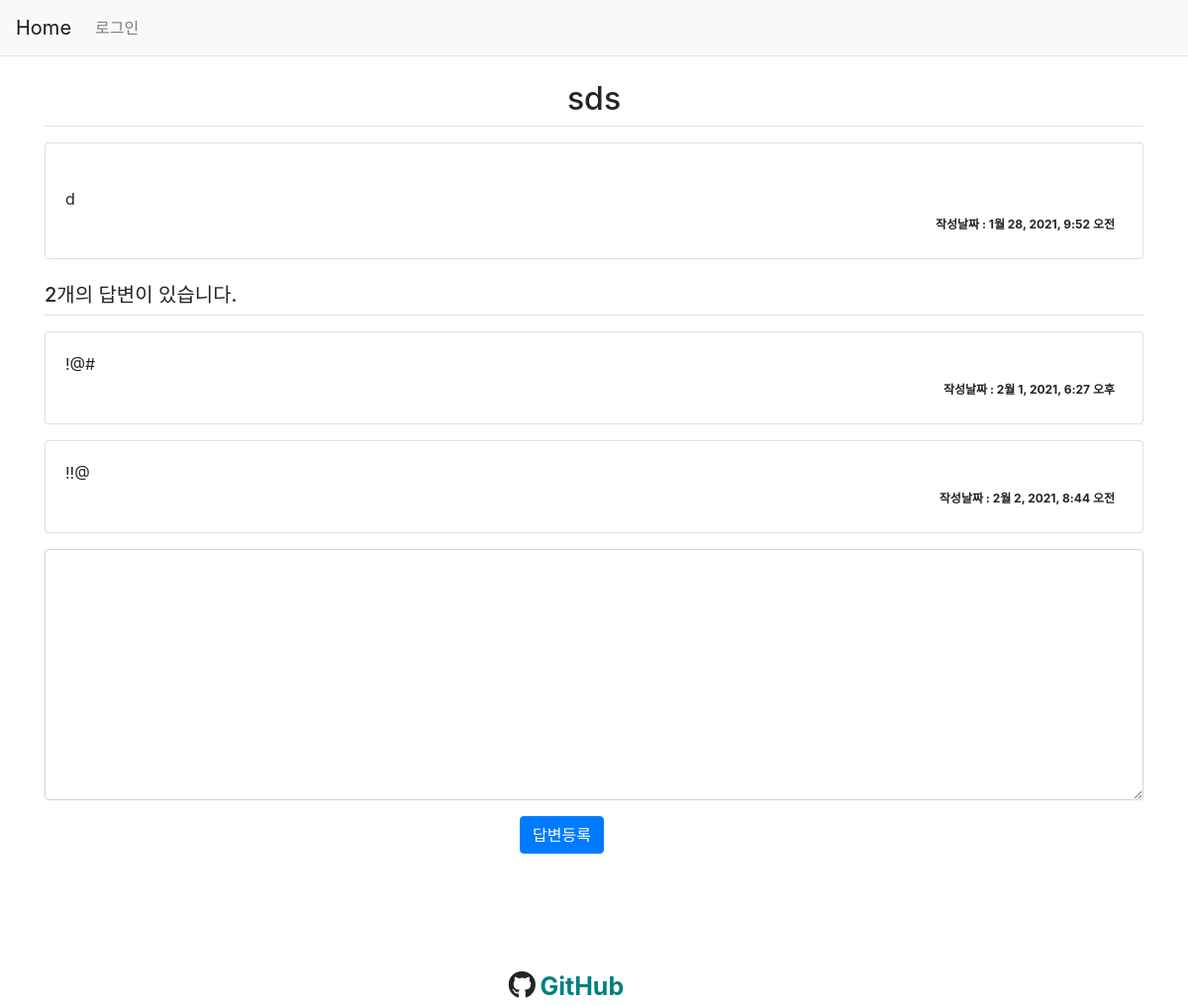
The app's page /18/ with its own data.
### pybo/models.py (models this page shows, shortened)
class Question(models.Model):
    subject = models.CharField(max_length=200)  # 최대 200자 까지 입력 가능
    content = models.TextField()
    create_date = models.DateTimeField()
    photo = models.ImageField(upload_to="photo")

class Answer(models.Model):
    question = models.ForeignKey(Question, on_delete=models.CASCADE)
    content = models.TextField()
    create_date = models.DateTimeField()

### pybo/views.py (the view)
# urls.py: path("<int:pk>/", views.detail, name="detail"),
def detail(request, pk):
    try:
        get_question = Question.objects.get(pk=pk)
        context = {"get_question": get_question}
    except Question.DoesNotExist:
        messages.error(request, "조회된 질문이 없습니다.")
        return redirect("pybo:index")
    return render(request, "templates/detail.html", context)

### templates/detail.html (shortened to what this page needs)
{% extends 'base.html' %}
{% load static %}
    {% block content %}
    <div class="container my-3">
        <h2 class="border-bottom py-2" style="text-align: center;"> {{get_question.subject}}</h2>
        <div class="card my-3">
            <div class="card-body">
                <div class="card-text" style="white-space: pre-line;" >
                    {{get_question.content}}
                </div>
                <div class="d-flex justify-content-end">
                    <div class="badge badge-light p-2" style="background-color: white;">
                        작성날짜 : {{get_question.create_date}}
                    </div>
                </div>
            </div>
        </div>
        <h5 class="border-bottom my-3 py-2">{{get_question.answer_set.count}}개의 답변이 있습니다.</h5>
        {% for answer in get_question.answer_set.all %}
            <div class="card my-3">
                <div class="card-body" >
                    <div class="card-text" style="white-space: pre-line;"> {{answer.content}} </div>
                    <div class="d-flex justify-content-end">
                        <div class="badge badge-light p-2" style="background-color: white;">
                            <span>작성날짜 : {{answer.create_date}}</span>
                        </div>
                    </div>
                </div>
        </div>
        {% endfor %}
    <form action=" {% url 'pybo:answer_create' get_question.id %} " method="POST" class="my-3">
        <div class="form-group">
            <textarea name="content" id="content" class="form-control" rows="10" style="text-align: center;"></textarea>
        </div>
        <input type="submit" value="답변등록" class="btn btn-primary" style="position: relative; left: 480px;">
    </form>
    {% endblock  %}

### records on screen
Question: subject "sds", content "d", create_date "1월 28, 2021, 9:52 오전", answer_set.count "2"
Answer: content "!@#", create_date "2월 1, 2021, 6:27 오후"
Answer: content "!!@", create_date "2월 2, 2021, 8:44 오전"
